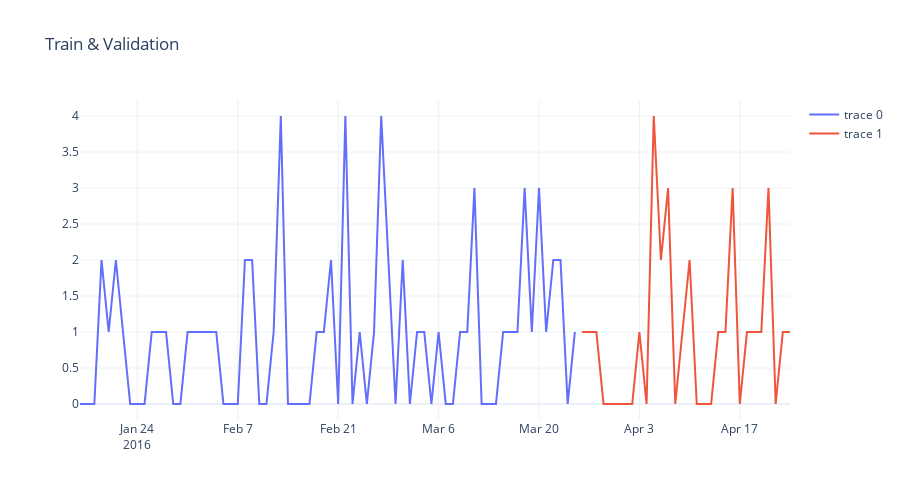

Notebook code for this chart:
### Code cell
fig=go.Figure()
fig.add_trace(go.Scatter(x=train_df.index, y=train_df[train_df.columns[0]]))
fig.add_trace(go.Scatter(x=test_df.index, y=test_df[train_df.columns[0]]))
fig.update_layout(height=500, width=900, title_text="Train & Validation", template='plotly_white')
